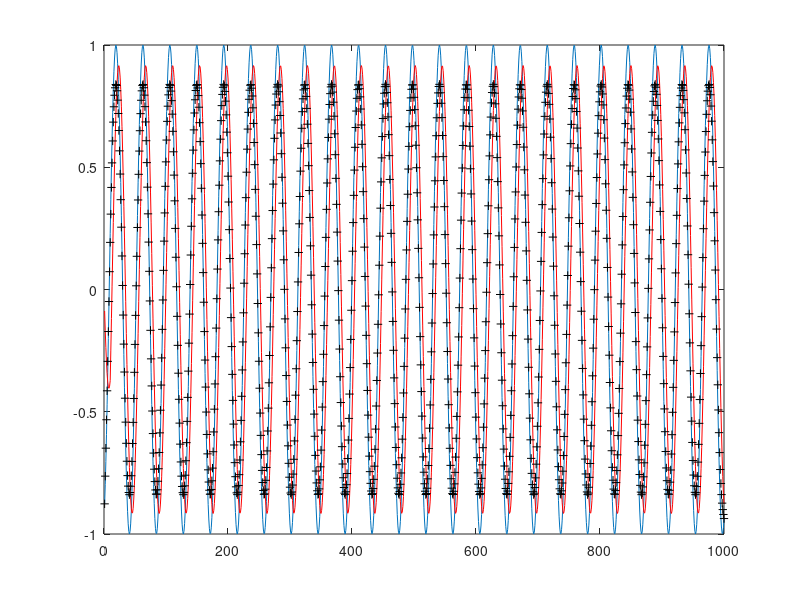

MATLAB code for this plot:
N = 1000;
ts = 0.001;
t = (0:N-1)*ts;
omega = 2*pi*23;
phi = 2*pi*0.829879;
Nsmooth = 10;
Nextra = 10*Nsmooth;

x = sin(omega*t+phi);
xx = [ fliplr(x(1:Nextra)) x fliplr(x((end-Nextra):end)) ];
y = filter(ones(1,Nsmooth)/Nsmooth, 1, x);
zz = filtfilt(ones(1,Nsmooth)/Nsmooth, 1,x);

clf;
plot(x);
hold on;
plot(y,'r');
plot(zz,'k+');
